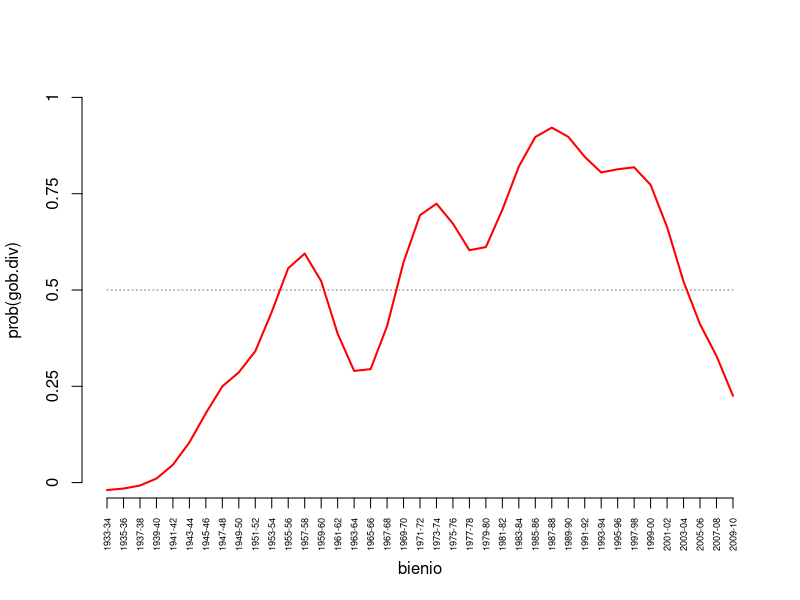
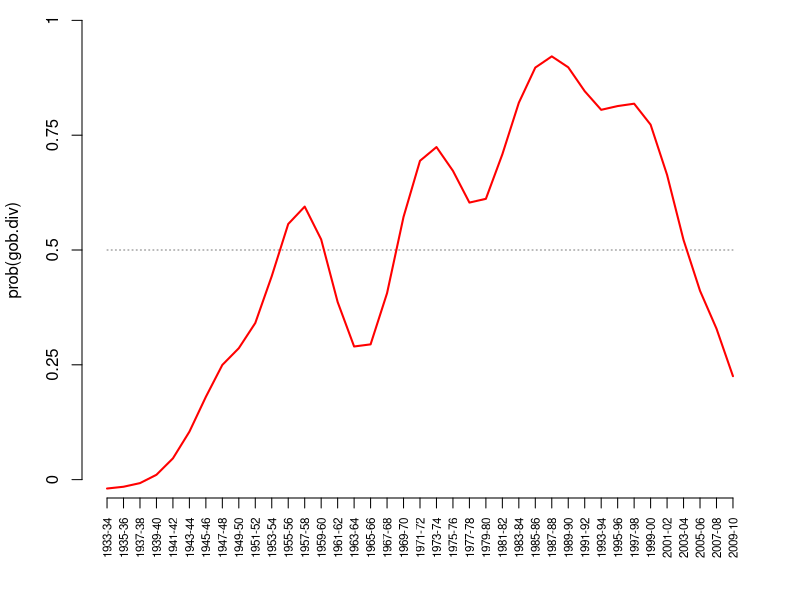

R code for these plots, in order:
require("stats")

yrs <- c("1933-34", "1935-36", "1937-38", "1939-40", "1941-42", "1943-44", "1945-46", "1947-48",
    "1949-50", "1951-52", "1953-54", "1955-56", "1957-58", "1959-60", "1961-62", "1963-64", "1965-66", "1967-68",
    "1969-70", "1971-72", "1973-74", "1975-76", "1977-78", "1979-80", "1981-82", "1983-84", "1985-86", "1987-88",
    "1989-90", "1991-92", "1993-94", "1995-96", "1997-98", "1999-00", "2001-02", "2003-04", "2005-06", "2007-08",
    "2009-10")

time <- 1:length(yrs)

ddg <- c(0,0,0,0,0,0,0,1,0,0,0,1,1,1,0,0,0,0,1,1,1,1,0,0,1,1,1,1,1,1,0,1,1,1,1,0,0,1,0)

spline <- smooth.spline(time, ddg, df=10)
plot(time, c(0,rep(1,times=(length(yrs)-1))), type="n", xlab="bienio", ylab="prob(gob.div)", axes="FALSE")
axis(1, at=c(1:length(yrs)), labels = FALSE)
axis(1, tick= FALSE, cex.axis=.55, at=c(1:length(yrs)), labels = yrs, las=2)
axis(2, at=(0:4)/4, labels = (0:4)/4)
lines(c(1,length(yrs)),c(.5,.5),lwd=1,lty=3, col="grey50")
lines(spline, col="red",lwd=2)


#### GRAFICA VERSION EXTENDIDA A LO LARGO EN PDF
setwd("d:/01/mydocs/itam/clases/pc2a10")
oldpar <- par(no.readonly=TRUE)
pdf(file="dgUSspline.pdf",width=7, height=4)
par(mar=c(5,4,0,2)+0.1)  ## USA EL ESPACIO DEL TITULO INEXISTENTE
plot(time, c(0,rep(1,times=(length(yrs)-1))), type="n", xlab="", ylab="prob(gob.div)", axes="FALSE")
axis(1, at=c(1:length(yrs)), labels = FALSE)
axis(1, tick= FALSE, cex.axis=.7, at=c(1:length(yrs)), labels = yrs, las=2)
axis(2, at=(0:4)/4, labels = (0:4)/4)
lines(c(1,length(yrs)),c(.5,.5),lwd=1,lty=3, col="grey50")
lines(spline, col="red",lwd=2)
par(oldpar)
dev.off()




